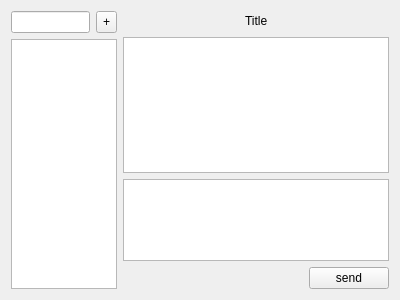
<?xml version="1.0" encoding="UTF-8"?>
<ui version="4.0">
 <class>Session</class>
 <widget class="QWidget" name="Session">
  <property name="geometry">
   <rect>
    <x>0</x>
    <y>0</y>
    <width>400</width>
    <height>300</height>
   </rect>
  </property>
  <property name="windowTitle">
   <string notr="true">Form</string>
  </property>
  <layout class="QHBoxLayout" name="horizontalLayout" stretch="2,5">
   <item>
    <layout class="QVBoxLayout" name="left_panel">
     <item>
      <layout class="QHBoxLayout" name="horizontalLayout_4">
       <item>
        <widget class="QLineEdit" name="search_chat"/>
       </item>
       <item>
        <widget class="QToolButton" name="add_session_btn">
         <property name="maximumSize">
          <size>
           <width>30</width>
           <height>30</height>
          </size>
         </property>
         <property name="text">
          <string notr="true">+</string>
         </property>
        </widget>
       </item>
      </layout>
     </item>
     <item>
      <widget class="QListWidget" name="session_list">
       <property name="resizeMode">
        <enum>QListView::Adjust</enum>
       </property>
      </widget>
     </item>
    </layout>
   </item>
   <item>
    <layout class="QVBoxLayout" name="right_panel" stretch="1,10,6,1">
     <item>
      <layout class="QHBoxLayout" name="horizontalLayout_2">
       <item>
        <spacer name="horizontalSpacer">
         <property name="orientation">
          <enum>Qt::Horizontal</enum>
         </property>
         <property name="sizeHint" stdset="0">
          <size>
           <width>40</width>
           <height>20</height>
          </size>
         </property>
        </spacer>
       </item>
       <item>
        <widget class="QLabel" name="title">
         <property name="text">
          <string notr="true">Title</string>
         </property>
        </widget>
       </item>
       <item>
        <spacer name="horizontalSpacer_2">
         <property name="orientation">
          <enum>Qt::Horizontal</enum>
         </property>
         <property name="sizeHint" stdset="0">
          <size>
           <width>40</width>
           <height>20</height>
          </size>
         </property>
        </spacer>
       </item>
      </layout>
     </item>
     <item>
      <widget class="QListWidget" name="message_list">
       <property name="sizeAdjustPolicy">
        <enum>QAbstractScrollArea::AdjustIgnored</enum>
       </property>
       <property name="selectionMode">
        <enum>QAbstractItemView::NoSelection</enum>
       </property>
       <property name="verticalScrollMode">
        <enum>QAbstractItemView::ScrollPerPixel</enum>
       </property>
       <property name="horizontalScrollMode">
        <enum>QAbstractItemView::ScrollPerPixel</enum>
       </property>
       <property name="resizeMode">
        <enum>QListView::Adjust</enum>
       </property>
      </widget>
     </item>
     <item>
      <widget class="QTextEdit" name="editor"/>
     </item>
     <item>
      <layout class="QHBoxLayout" name="horizontalLayout_3">
       <item>
        <spacer name="horizontalSpacer_3">
         <property name="orientation">
          <enum>Qt::Horizontal</enum>
         </property>
         <property name="sizeHint" stdset="0">
          <size>
           <width>40</width>
           <height>20</height>
          </size>
         </property>
        </spacer>
       </item>
       <item>
        <widget class="QPushButton" name="send_btn">
         <property name="text">
          <string notr="true">send</string>
         </property>
        </widget>
       </item>
      </layout>
     </item>
    </layout>
   </item>
  </layout>
 </widget>
 <resources/>
 <connections/>
</ui>
